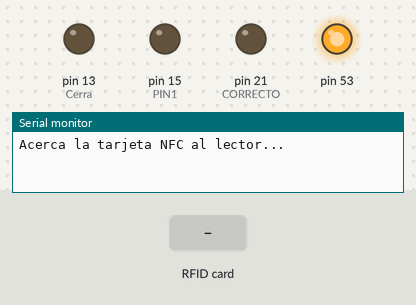
A sketch run on a simulated Arduino Mega 2560, built with avr-gcc and run on an emulated ATmega2560. On the bench: output pins drawn as LEDs (lit = HIGH), the last lines printed to the serial monitor. The test bench sets the inputs (shaded band).

Above: at 1.2 s.
1.3 s: RFID card 53 D3 70 AC held to the reader
At 2.1 s:
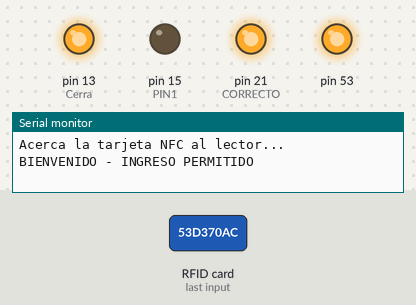
2.8 s: RFID card 5E 7A 19 C4 held to the reader
At 6.5 s:
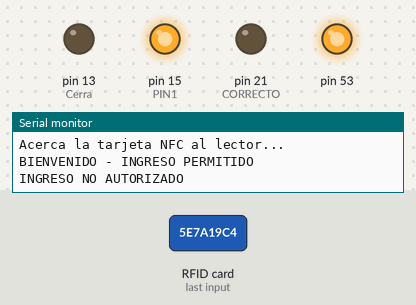
Timing chart, 0 to 9.8 s (numbered marks = the images above; inputs shaded):
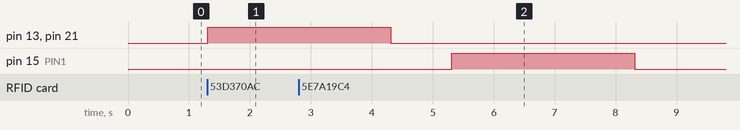

The sketch:

Codigo_Arduino.ino
```cpp
#include <Wire.h>
#include <SPI.h>
#include <MFRC522.h>
int dato;
int CORRECTO=21;
int PIN1=15;
int Cerra=13;

#define RST_PIN 22     // Pin de reset del RC522
#define SS_PIN 5      // Pin SDA del RC522

MFRC522 mfrc522(SS_PIN, RST_PIN);  // Crear instancia MFRC522

String DatoHex;
const String UserReg_1 = "53D370AC";

void setup() {
  pinMode(CORRECTO,OUTPUT);
  pinMode(PIN1,OUTPUT);
  pinMode(Cerra,OUTPUT);
  digitalWrite(Cerra, LOW);
  Serial.begin(115200);   // Iniciar comunicación serial
  SPI.begin();            // Iniciar SPI bus
  mfrc522.PCD_Init();     // Iniciar MFRC522
  Serial.println("Acerca la tarjeta NFC al lector...");
}

void loop() {
  dato = digitalRead(Cerra);
  // Buscar tarjetas
  if (!mfrc522.PICC_IsNewCardPresent()) {
    return;
  }

  // Seleccionar una de las tarjetas
  if (!mfrc522.PICC_ReadCardSerial()) {
    return;
  }

  DatoHex = ""; // Limpia el valor de DatoHex antes de rellenarlo

  for (byte i = 0; i < mfrc522.uid.size; i++) {
    if (mfrc522.uid.uidByte[i] < 0x10) {
      DatoHex += '0';  // Añade un cero si el valor es menor que 16 (0x10)
    }
    DatoHex += String(mfrc522.uid.uidByte[i], HEX);
  }

  DatoHex.toUpperCase(); // Convertir la cadena a mayúsculas para asegurar la comparación

  if (UserReg_1 == DatoHex) {
    Serial.println("BIENVENIDO - INGRESO PERMITIDO");
    digitalWrite(CORRECTO,HIGH);
    digitalWrite(Cerra,HIGH);
    Serial.println();
    delay(3000);
    digitalWrite(CORRECTO,LOW);
    digitalWrite(Cerra,LOW);

  } else {
    Serial.println("INGRESO NO AUTORIZADO");
    Serial.println();
    digitalWrite(PIN1,HIGH);
    delay(3000);
    digitalWrite(PIN1,LOW);
  }

  delay(1000);  // Dar un poco de tiempo antes de leer nuevamente
}
```

Measured:
- after the input at 1.3 s, pin 13 (Cerra), pin 21 (CORRECTO): LOW → HIGH at once
- after the input at 2.8 s, pin 15 (PIN1): LOW → HIGH after 2.5 s, → LOW 3.0 s later
